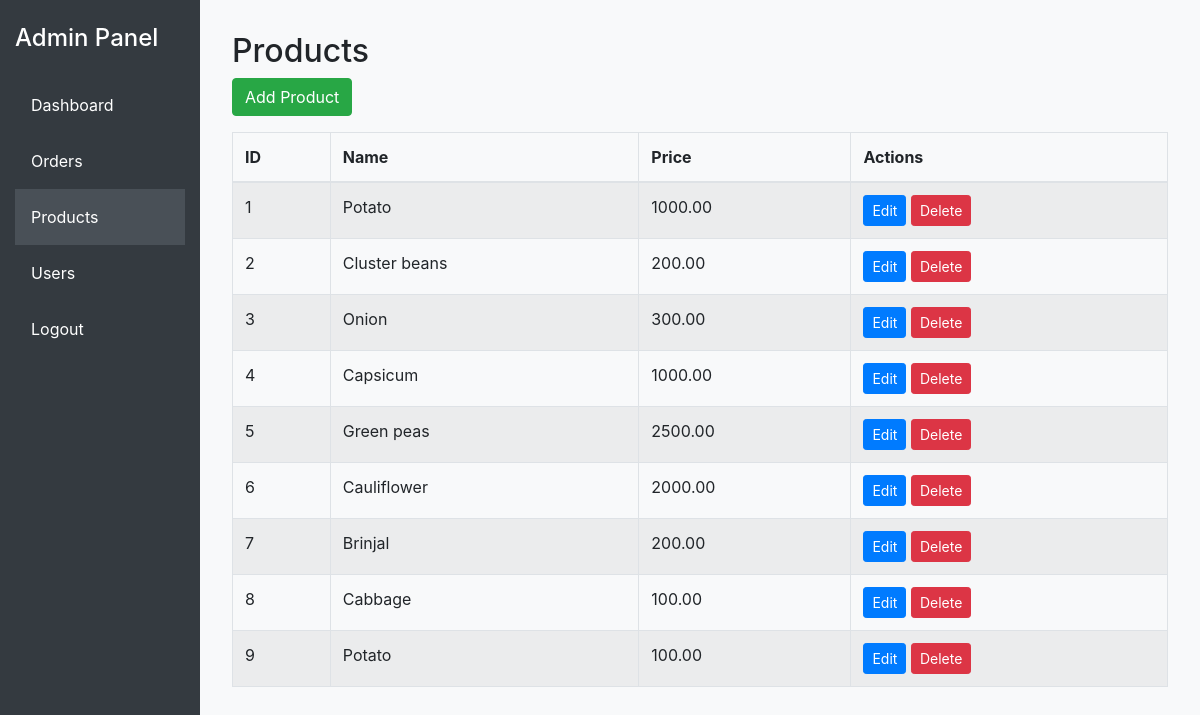
Page /adminpanel/products/ (signed in) on the earlier database version.
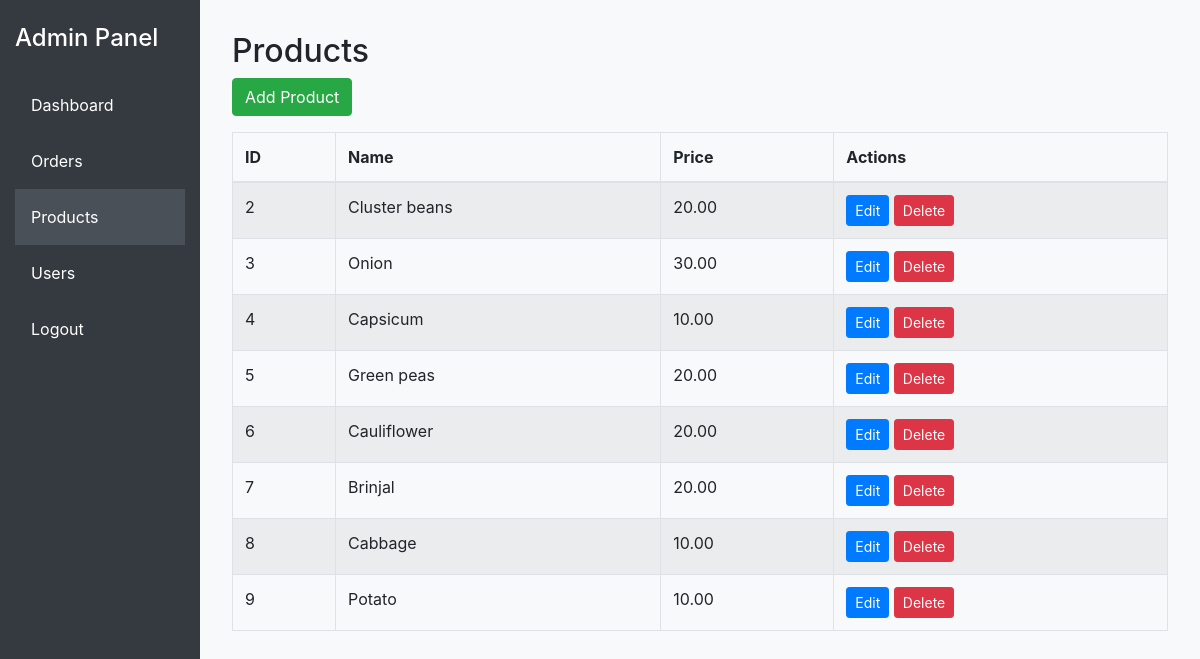
Same page on the later database version.
### store/models.py (models this page shows, shortened)
class Product(models.Model):
    name= models.CharField(max_length=100, null=True)
    price = models.DecimalField(max_digits=10, decimal_places=2, default=0.00)
    digital=models.BooleanField(default=False, null=True, blank=False)
    image=models.ImageField(null=True,blank=True)

### store/adminpanel_views.py (the view)
# urls.py: path('products/', adminpanel_views.products, name='adminpanel_products'),
@staff_member_required
def products(request):
    products = Product.objects.all()
    return render(request, 'adminpanel/products.html', {'products': products})

### store/templates/adminpanel/products.html
{% extends 'adminpanel/base.html' %}
{% block content %}
<h2>Products</h2>
<a href="{% url 'adminpanel_product_add' %}" class="btn btn-success mb-3">Add Product</a>
<table class="table table-bordered table-striped">
    <thead>
        <tr>
            <th>ID</th>
            <th>Name</th>
            <th>Price</th>
            <th>Actions</th>
        </tr>
    </thead>
    <tbody>
        {% for product in products %}
        <tr>
            <td>{{ product.id }}</td>
            <td>{{ product.name }}</td>
            <td>{{ product.price }}</td>
            <td>
                <a href="{% url 'adminpanel_product_edit' product.id %}" class="btn btn-sm btn-primary">Edit</a>
                <a href="{% url 'adminpanel_product_delete' product.id %}" class="btn btn-sm btn-danger">Delete</a>
            </td>
        </tr>
        {% endfor %}
    </tbody>
</table>
{% endblock %}

Differences in the rows shown:
removed Product: id "1", name "Potato", price "1000.00"
changed Product "Cluster beans": price "200.00" → "20.00"
changed Product "Onion": price "300.00" → "30.00"
changed Product "Capsicum": price "1000.00" → "10.00"
changed Product "Green peas": price "2500.00" → "20.00"
changed Product "Cauliflower": price "2000.00" → "20.00"
changed Product "Brinjal": price "200.00" → "20.00"
changed Product "Cabbage": price "100.00" → "10.00"
changed Product "Potato": price "100.00" → "10.00"
